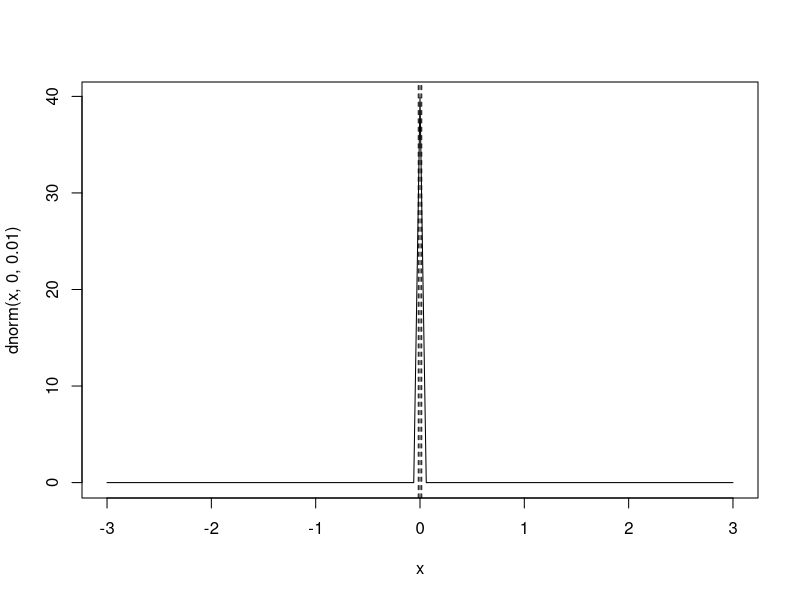
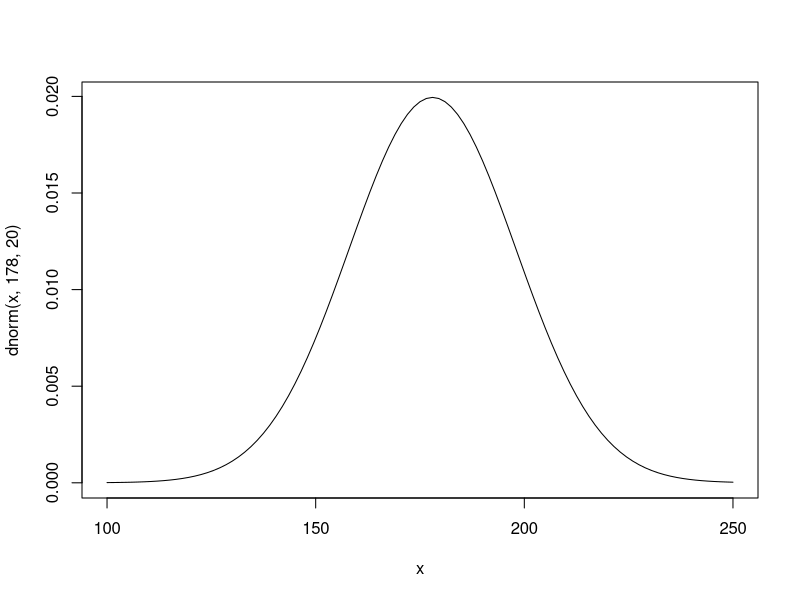
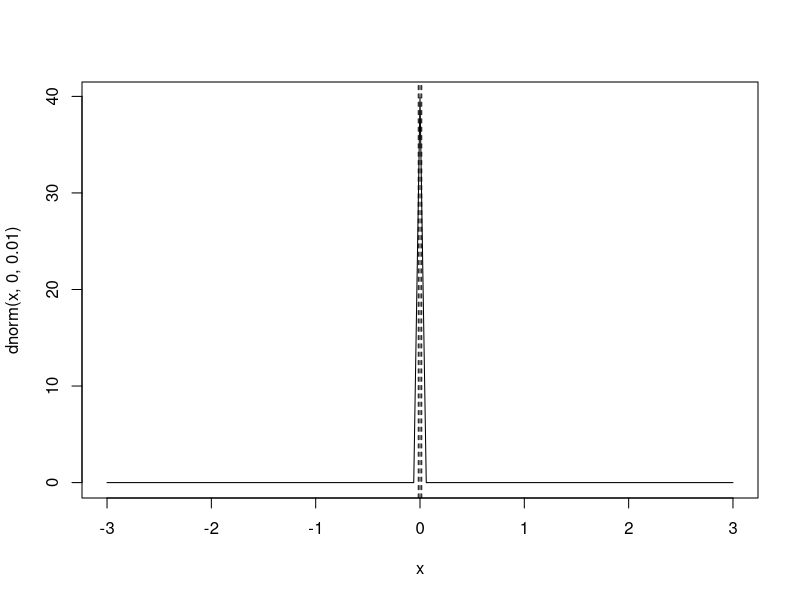
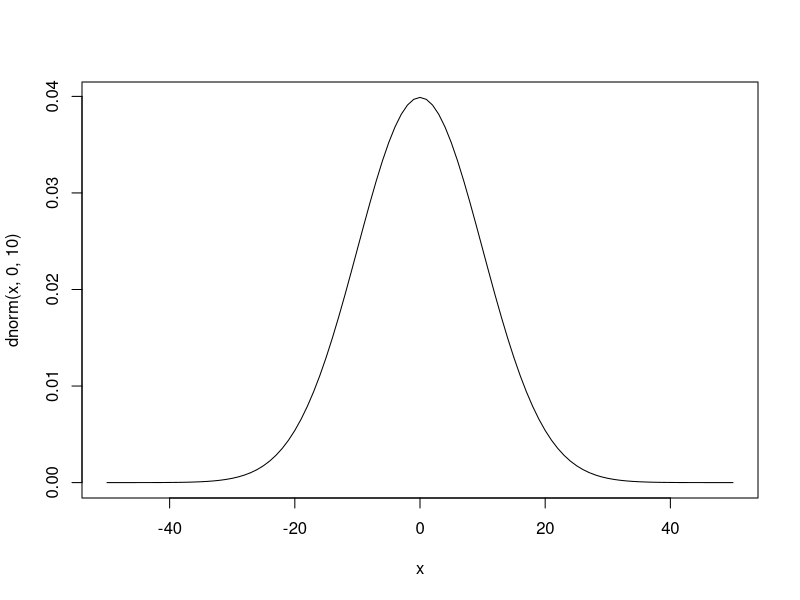
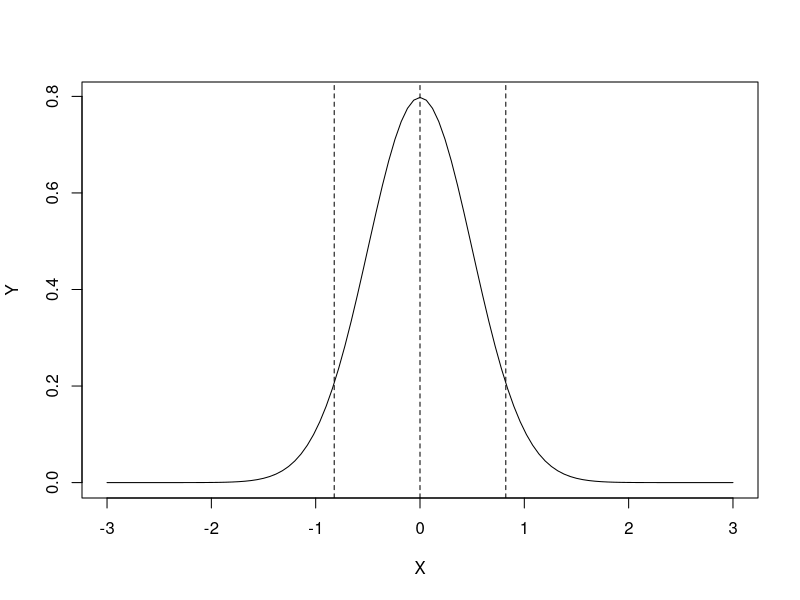
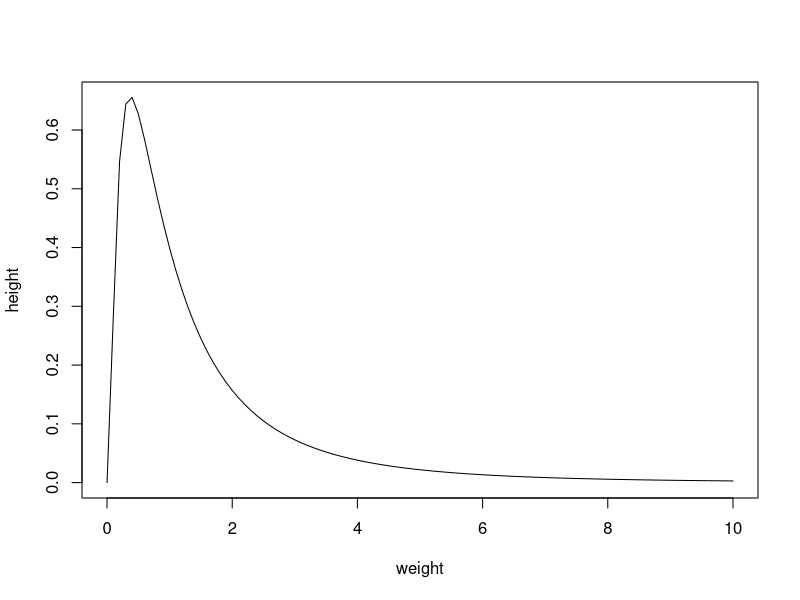
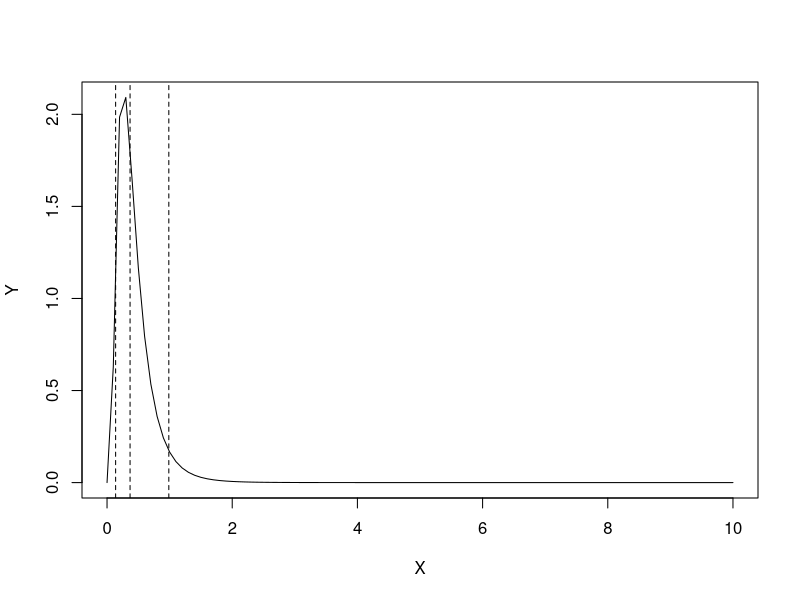
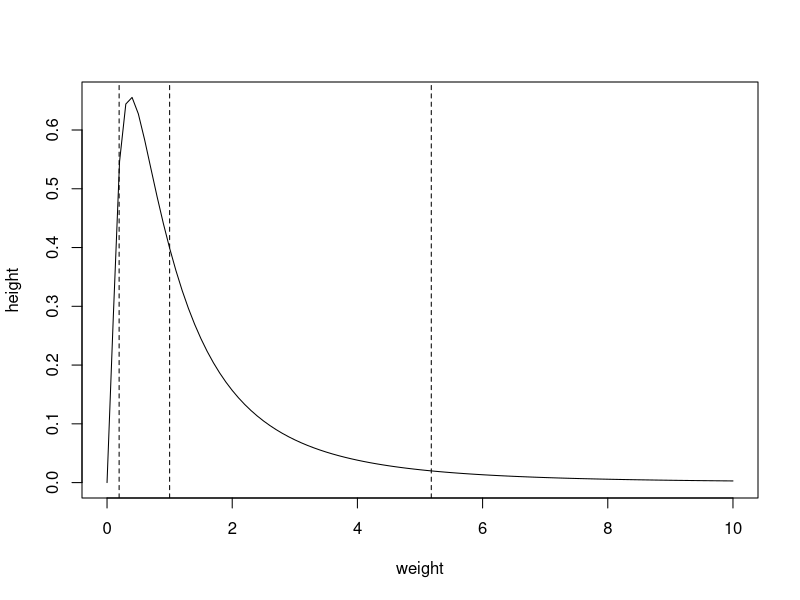

Source code (R) for these figures, in order:
# 
# Prior implications
#

# Before setting up a joint prior model for the analysis, I inspect the prior
# for each parameter independently. 

# In a nutshell
#

curve(dnorm(x, 0, 0.01), from=-3, to=3)
qv <- qnorm(c(.05, .50, .95), mean = 0, sd=0.01)
abline(v=qv, lty=2)
set.seed(123)

N <- 1e3 ; mu <- 0 ; sigma <- 0.01
alpha <- rnorm(N, mu, sigma)
sum(alpha > 2*sigma | alpha < -2*sigma)/N

# Documented version
#

# alpha priors
#

# Normal

# Unstandardized
curve(dnorm(x, 178, 20), from=100, to=250)

# Standardized 
# Note: Should be 0!
curve(dnorm(x, 0, 0.01), from=-3, to=3)
# Probabilites
p <- c(.05, .50, .95)
# Quantile values
(qv <- qnorm(p, mean = 0, sd=0.01))
abline(v=qv, lty=2)

# Quantiles
q <- c(-0.01645, 0, 0.01645)
(pv <- pnorm(q, mean = 0, sd=0.01))
# [1] 0.04998491 0.50000000 0.95001509

# Random deviates 
set.seed(123)
N <- 1e3 ; mu <- 0 ; sigma <- 0.01
alpha <- rnorm(N, mu, sigma)
# Are 5% of all cases above 2*sigma=0.2?
sum(alpha > 2*sigma | alpha < -2*sigma)/N
# [1] 0.047


# beta priors
#

# Normal (unstandardized) 

curve(dnorm(x, 0, 10), from=-50, to=50)

# Normal (standardized)

# Setup
N <- 1e3 ; mu <- 0 ; sigma <- 0.5
# Density function 
curve(dnorm(x, mu, sigma), from=-3, to=3, xlab="X", ylab="Y")
# Probabilites 
p <- c(0.05, 0.5, 0.95)
# Quantile values
qv <- qnorm(p, mu, sigma)
# Add the quantile values to the plot
abline(v=qv, lty=2)

# Determine RNG state
set.seed(123)
# Random deviates 
alpha <- rnorm(N, mu, sigma)
# Are 5% of all cases above 2*sigma=0.2?
sum(alpha > 2*sigma | alpha < -2*sigma)/N
# [1] 0.047

# Lognormal prior (unstandardized)

curve(dlnorm(x, 0, 1), from=0, to=10, xlab="weight", ylab="height")

# Lognormal prior (standardized)

# Setup
N <- 1e3 ; mu_log <- -1 ; sigma_log <- .6

# Note: ln(X) ~ normal(mu, sigma). 
# Here reversed: X ~ lognormal(mu_log, sigma_log)
curve(dlnorm(x, mu_log, sigma_log), from=0, to=10, xlab="X", ylab="Y")
# Probabilites
p <- c(0.05, 0.5, 0.95)
# Quantile values
(qv <- qlnorm(p, mu_log, sigma_log))
# Add the quantile values to the plot
abline(v=qv, lty=2)

# Determine RNG state
set.seed(123)
# Random deviates 
alpha <- rlnorm(N, mu_log, sigma_log)
# Are 5% of all cases above 1? 
sum(alpha > 1)/N




# Student t?



# Plot the prior implications
#




# Additional: 95% interval 
#

curve(dlnorm(x, 0, 1), from=0, to=10, xlab="weight", ylab="height")
# Quantile values for the 95% percentile interval
qv <- qlnorm(c(.05, .50, .95), meanlog=0, sdlog=1)
abline(v=qv, lty=2)

# Sigma priors
#

# sigma prior
curve(dexp(x, 1), from=-1, to=5)
curve(dunif(x, 0, 50), from=-10, to=60)


curve(dlnorm(x, 0, 1), from=0, to=10, xlab="weight", ylab="height")




















